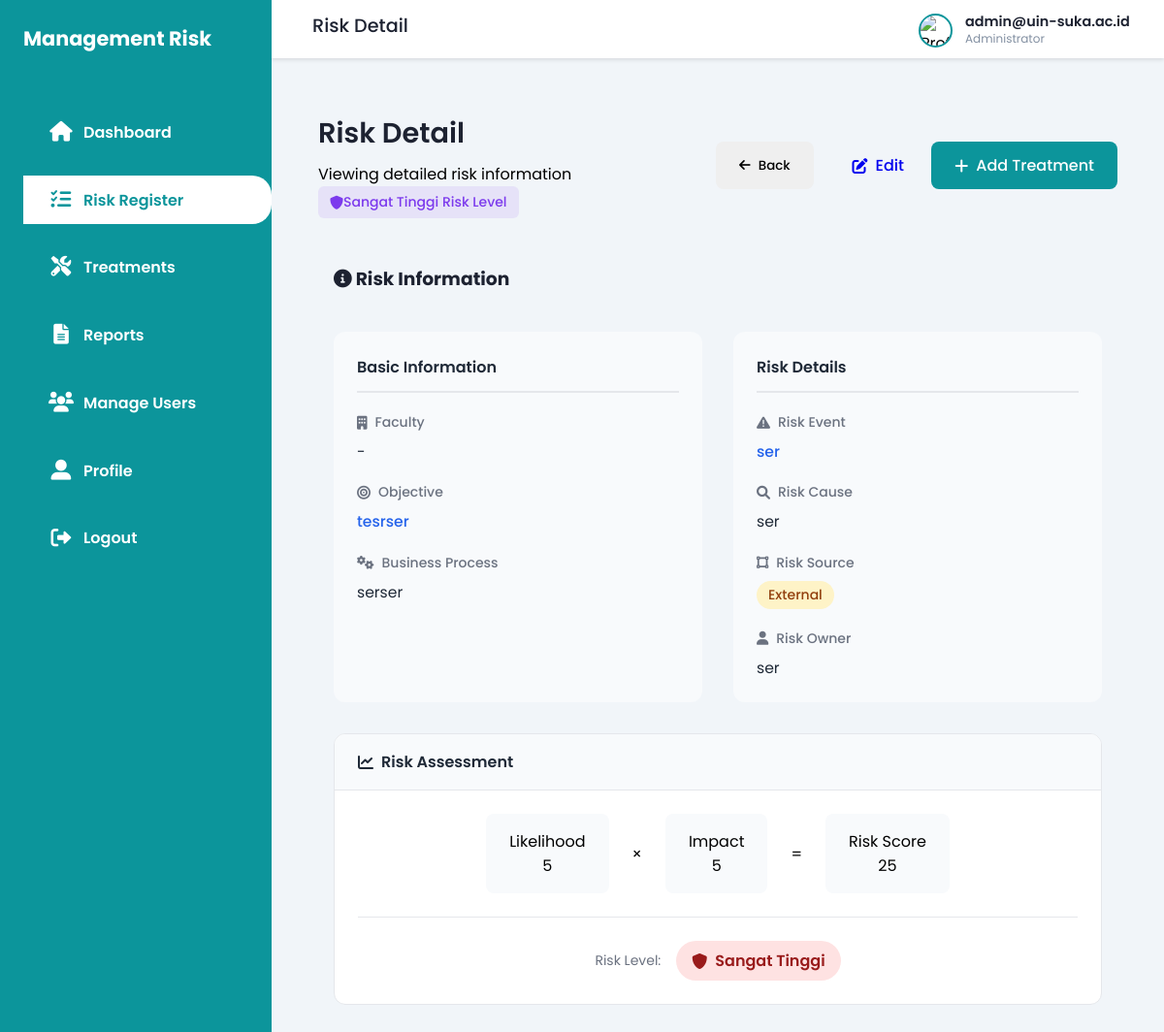
The page /risk-register/view?id=3 (signed in) on the database its author committed.
### tables this page shows
CREATE TABLE `risk_registers` (
  `id` int(11) NOT NULL,
  `fakultas_id` int(11) DEFAULT NULL,
  `objective` text DEFAULT NULL,
  `proses_bisnis` varchar(255) DEFAULT NULL,
  `kategori_id` int(11) DEFAULT NULL,
  `risk_event` text DEFAULT NULL,
  `risk_cause` text DEFAULT NULL,
  `risk_source` enum('internal','external') DEFAULT 'internal',
  `risk_owner` varchar(255) DEFAULT NULL,
  `likelihood_inherent` int(11) DEFAULT NULL,
  `impact_inherent` int(11) DEFAULT NULL,
  `risk_level_inherent` varchar(5) DEFAULT NULL,
  `created_at` timestamp NULL DEFAULT current_timestamp(),
  `updated_at` timestamp NULL DEFAULT NULL ON UPDATE current_timestamp()
);

### app/Http/Controllers/RiskRegisterController.php (called while the page is built, shortened)
<?php
class RiskRegisterController
{
    private $service;
    public function __construct()
    {
        $this->service = new RiskRegisterService();
    }
    public function view()
    {
        $id = $_GET['id'] ?? null;
        $risk = $this->service->findById($id);
        $riskDetail = $risk;
        require __DIR__ . '/../../../resources/views/risk_register/view.blade.php';
    }
}

### app/Router.php (called while the page is built, shortened)
<?php
class Router
{
    protected $routesGet = [];
    protected $routesPost = [];
    public function get($path, $action)
    {
        $this->routesGet[$path] = $action;
    }
    public function post($path, $action)
    {
        $this->routesPost[$path] = $action;
    }
    public function dispatch($method, $uri)
    {
        if ($method === 'GET') {
            if (isset($this->routesGet[$uri])) {
                return $this->callAction($this->routesGet[$uri]);
            }
        } elseif ($method === 'POST') {
            if (isset($this->routesPost[$uri])) {
                return $this->callAction($this->routesPost[$uri]);
            }
        }
    }
    protected function callAction($action)
    {
        if (is_callable($action)) {
            return call_user_func($action);
        } elseif (is_string($action)) {
            if (strpos($action, '@') !== false) {
                list($controller, $method) = explode('@', $action);
                $obj = new $controller();
                return $obj->$method();
            }
        }
    }
}

### public/index.php (called while the page is built, shortened)
<?php
require_once __DIR__ . '/../app/Helpers/calculateRiskLevel.php';
$router = new \App\Router();
$router->get('/', function() {
    if (isset($_SESSION['user_id'])) {
        header('Location: '.$_SESSION['base_uri'].'/dashboard');
        exit;
    } else {
        header('Location: '.$_SESSION['base_uri'].'/login');
        exit;
    }
});
$router->get('/dashboard', function() {
    (new \App\Http\Middleware\AuthMiddleware())->handle();
    (new \App\Http\Controllers\DashboardController())->index();
 });
$router->get('/login', 'AuthController@showLogin');
$router->post('/login', 'AuthController@processLogin');
$router->get('/logout', 'AuthController@logout');
$router->get('/dashboard', 'DashboardController@index');
$router->get('/risk-register', 'RiskRegisterController@index');
$router->get('/risk-register/create', 'RiskRegisterController@create');
$router->post('/risk-register/store', 'RiskRegisterController@store');
$router->get('/risk-register/view', 'RiskRegisterController@view');
$router->get('/risk-register/edit', 'RiskRegisterController@edit');
$router->post('/risk-register/update', 'RiskRegisterController@update');
$router->get('/risk-register/delete', 'RiskRegisterController@delete');
$router->get('/treatments', 'TreatmentsController@index');
$router->get('/treatments/create', 'TreatmentsController@create');
$router->post('/treatments/store', 'TreatmentsController@store');
$router->get('/treatments/edit', 'TreatmentsController@edit');
$router->post('/treatments/update', 'TreatmentsController@update');
$router->get('/treatments/delete', 'TreatmentsController@delete');
$router->get('/reports', 'ReportsController@index');
$router->get('/reports/detail', 'ReportsController@detail');
$router->get('/reports/export', 'ReportsController@export');
$router->get('/users', 'UsersController@index');
$router->get('/users/create', 'UsersController@create');
$router->post('/users/store', 'UsersController@store');
$router->get('/users/edit', 'UsersController@edit');
$router->post('/users/update', 'UsersController@update');
$router->get('/users/delete', 'UsersController@delete');
$router->get('/profile', 'ProfileController@index');
$router->get('/profile/edit', 'ProfileController@edit');
$router->post('/profile/update', 'ProfileController@update');
$scriptName = $_SERVER['SCRIPT_NAME'];
$scriptDir  = str_replace("/index.php", "", $scriptName);
$requestUri = $_SERVER['REQUEST_URI'];
$method     = $_SERVER['REQUEST_METHOD'];
if (strpos($requestUri, '?') !== false) {
    $requestUri = explode('?', $requestUri)[0];
}
$path = str_replace($scriptDir, '', $requestUri);
$router->dispatch($method, $path);

### config/database.php (called while the page is built, shortened)
<?php
class Database
{
    private static $instance = null;
    private $connection;
    private function __construct()
    {
        $host = 'localhost';
        $user = 'root';
        $pass = '';
        $dbname = 'bbp_risk_management';
        $this->connection = new mysqli($host, $user, $pass, $dbname);
        $this->connection->set_charset("utf8mb4");
    }
    public static function getInstance()
    {
        if (!self::$instance) {
            self::$instance = new Database();
        }
        return self::$instance;
    }
    public function getConnection()
    {
        return $this->connection;
    }
}

### app/Services/RiskRegisterService.php (called while the page is built, shortened)
<?php
class RiskRegisterService implements RiskRegisterInterface
{
    private $conn;
    public function __construct()
    {
        $this->conn = Database::getInstance()->getConnection();
    }
    public function findById($id)
    {
        $sql = "SELECT r.*,
                       rc.nama as kategori_nama,
                       f.nama as fakultas_nama
                FROM risk_registers r
                LEFT JOIN risk_categories rc ON r.kategori_id = rc.id
                LEFT JOIN fakultas f ON r.fakultas_id = f.id
                WHERE r.id = ?";
        $stmt = $this->conn->prepare($sql);
        $stmt->bind_param("i", $id);
        $stmt->execute();
        $res = $stmt->get_result();
        return $res->fetch_assoc();
    }
}

### app/Helpers/calculateRiskLevel.php (called while the page is built, shortened)
<?php
function calculateRiskLevel($likelihood, $impact) {
    $score = $likelihood * $impact;
    if ($score >= 16) return ['level' => 'ST','label' => 'Sangat Tinggi','color' => 'red'];
    return ['level' => 'SR','label' => 'Sangat Rendah','color' => 'blue'];
}

### resources/views/risk_register/view.blade.php (the view, shortened to what this page needs)
<?php
global $riskDetail;
?>
<link rel="stylesheet" href="<?= $_SESSION['base_uri'] ?>/assets/css/risk-register.css">
<div class="risk-container">
    <div class="risk-header">
        <div class="header-left">
            <div class="header-title-group">
                <h1 class="header-title">Risk Detail</h1>
                <p class="header-subtitle">Viewing detailed risk information</p>
            </div>
            <div class="risk-level-indicator">
                <?php
                $level = calculateRiskLevel(
                    $riskDetail['likelihood_inherent'] ?? 0,
                    $riskDetail['impact_inherent'] ?? 0
                );
                ?>
                <span class="status-badge status-<?= strtolower($level['level']) ?>">
                    <i class="fas fa-shield-alt"></i>
                    <?= $level['label'] ?> Risk Level
                </span>
            </div>
        </div>
        <div class="header-actions">
            <button onclick="window.history.back()" class="btn btn-outline">
                <i class="fas fa-arrow-left"></i>
                Back
            </button>
            <div class="btn-group">
                <a href="<?= $_SESSION['base_uri'] ?>/risk-register/edit?id=<?= $riskDetail['id'] ?>"
                   class="btn btn-outline">
                    <i class="fas fa-edit"></i>
                    Edit
                </a>
                <a href="<?= $_SESSION['base_uri'] ?>/treatments/create?risk_id=<?= $riskDetail['id'] ?>"
                   class="btn btn-primary">
                    <i class="fas fa-plus"></i>
                    Add Treatment
                </a>
            </div>
        </div>
    </div>
<div class="info-card">
    <div class="card-header">
        <h3>
            <i class="fas fa-info-circle"></i>
            Risk Information
        </h3>
    </div>
    <div class="card-body">
        <div class="info-sections">
            <div class="info-section">
                <h4 class="section-title">Basic Information</h4>
                <div class="info-group">
                    <div class="info-item">
                        <div class="info-label">
                            <i class="fas fa-building text-gray-500"></i>
                            Faculty
                        </div>
                        <div class="info-value"><?= htmlspecialchars($riskDetail['fakultas_nama'] ?? '-') ?></div>
                    </div>
                    <div class="info-item">
                        <div class="info-label">
                            <i class="fas fa-bullseye text-gray-500"></i>
                            Objective
                        </div>
                        <div class="info-value highlighted-text"><?= htmlspecialchars($riskDetail['objective'] ?? '') ?></div>
                    </div>
                    <div class="info-item">
                        <div class="info-label">
                            <i class="fas fa-cogs text-gray-500"></i>
                            Business Process
                        </div>
                        <div class="info-value"><?= htmlspecialchars($riskDetail['proses_bisnis'] ?? '') ?></div>
                    </div>
                </div>
            </div>
            <div class="info-section">
                <h4 class="section-title">Risk Details</h4>
                <div class="info-group">
                    <div class="info-item">
                        <div class="info-label">
                            <i class="fas fa-exclamation-triangle text-gray-500"></i>
                            Risk Event
                        </div>
                        <div class="info-value highlighted-text"><?= htmlspecialchars($riskDetail['risk_event'] ?? '') ?></div>
                    </div>
                    <div class="info-item">
                        <div class="info-label">
                            <i class="fas fa-search text-gray-500"></i>
                            Risk Cause
                        </div>
                        <div class="info-value"><?= htmlspecialchars($riskDetail['risk_cause'] ?? '') ?></div>
                    </div>
                    <div class="info-item">
                        <div class="info-label">
                            <i class="fas fa-vector-square text-gray-500"></i>
                            Risk Source
                        </div>
                        <div class="info-value">
                            <span class="tag tag-<?= strtolower($riskDetail['risk_source'] ?? '') ?>">
                                <?= ucfirst(htmlspecialchars($riskDetail['risk_source'] ?? '')) ?>
                            </span>
                        </div>
                    </div>
                    <div class="info-item">
                        <div class="info-label">
                            <i class="fas fa-user text-gray-500"></i>
                            Risk Owner
                        </div>
                        <div class="info-value"><?= htmlspecialchars($riskDetail['risk_owner'] ?? '') ?></div>
                    </div>
                </div>
            </div>
        </div>
        <div class="risk-assessment-box">
            <div class="assessment-header">
                <i class="fas fa-chart-line"></i>
                Risk Assessment
            </div>
            <div class="assessment-content">
                <div class="assessment-metrics">
                    <div class="metric-box">
                        <div class="metric-label">Likelihood</div>
                        <div class="metric-value"><?= $riskDetail['likelihood_inherent'] ?></div>
                    </div>
                    <div class="metric-separator">×</div>
                    <div class="metric-box">
                        <div class="metric-label">Impact</div>
                        <div class="metric-value"><?= $riskDetail['impact_inherent'] ?></div>
                    </div>
                    <div class="metric-separator">=</div>
                    <div class="metric-box result">
                        <div class="metric-label">Risk Score</div>
                        <div class="metric-value">
                            <?= $riskDetail['likelihood_inherent'] * $riskDetail['impact_inherent'] ?>
                        </div>
                    </div>
                </div>
                <div class="assessment-level">
                    <?php
                    $level = calculateRiskLevel(
                        $riskDetail['likelihood_inherent'] ?? 0,
                        $riskDetail['impact_inherent'] ?? 0
                    );
                    ?>
                    <div class="level-label">Risk Level:</div>
                    <div class="level-badge level-<?= strtolower($level['level']) ?>">
                        <i class="fas fa-shield-alt"></i>
                        <?= $level['label'] ?>
                    </div>
                </div>
            </div>
        </div>
    </div>
</div>
</div>
<?php
require __DIR__ . '/../../layouts/app.blade.php';
?>

### rows shown on the page
risk_registers: likelihood_inherent+impact_inherent "Sangat Tinggi", objective "tesrser", proses_bisnis "serser", risk_event "ser", risk_cause "ser", risk_source "External", risk_owner "ser", likelihood_inherent "5", impact_inherent "5", $riskDetail['likelihood_inherent'] * $riskDetail['impact_inherent'] "25"

### other values the page prints
$pageTitle "Risk Detail"
$_SESSION['user_email'] "admin@uin-suka.ac.id"
$riskDetail['fakultas_nama'] "-"
